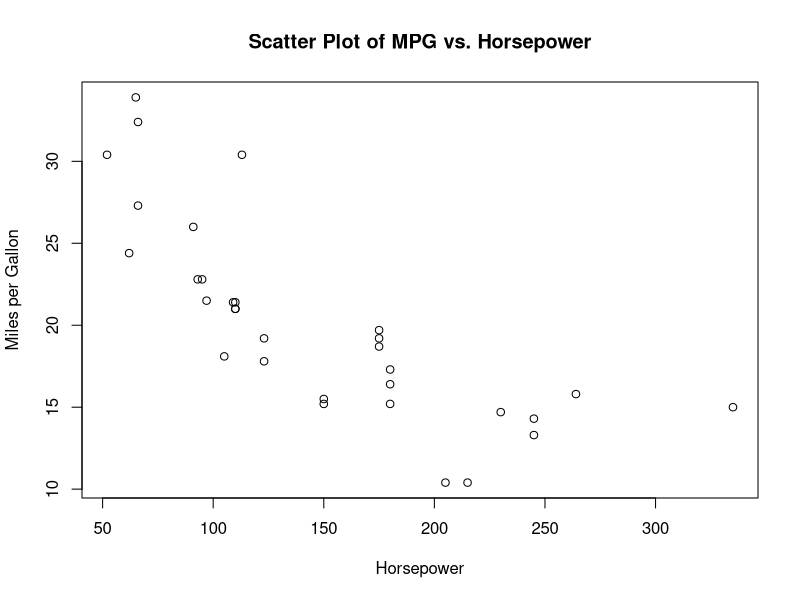
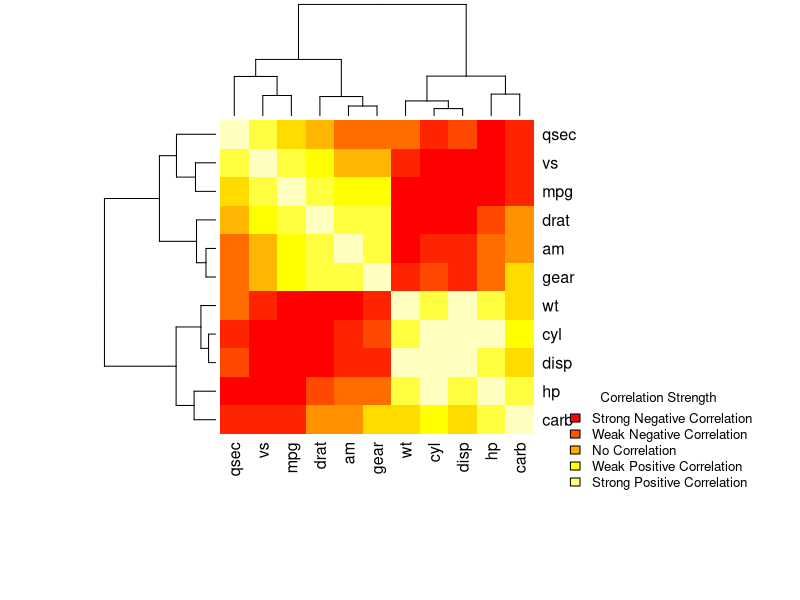

Write the R code that produced these figures, in order.
## ---- chunk 1
# Lecture 13: A real-world example of using R for data analysis

# In this lecture, we will work on a real-world example of using R for data analysis.
# We will load a dataset and perform some basic data exploration and analysis.

# Load the dataset

# The dataset we will be using is the "mtcars" dataset, which is a built-in dataset in R.
# The dataset contains information about various car models, including the number of cylinders, horsepower, and miles per gallon (mpg).

# Let's load the dataset and take a look at the first few rows.

# Load the mtcars dataset
data(mtcars)

# Display the first few rows of the dataset
head(mtcars)

# Check the structure of the dataset
str(mtcars)

# Summary of the dataset
summary(mtcars)

# These steps provide us with an overview of the dataset, including the column names, data types, and summary statistics.
# We can see that the dataset contains 32 observations and 11 variables.
# The variables include the number of cylinders, horsepower, and miles per gallon (mpg) of each car model.
# We can use this information to perform further analysis and visualization of the dataset.

# The dataset contains the following columns:'

# - mpg: Miles/(US) gallon
# - cyl: Number of cylinders
# - disp: Displacement (cu.in.)
# - hp: Gross horsepower
# - drat: Rear axle ratio
# - wt: Weight (1000 lbs)
# - qsec: 1/4 mile time
# - vs: V/S

# It is also possible to use the help function to get more information about the dataset (since it is a built-in dataset in R).

# Help on the mtcars dataset
help(mtcars)

# This provides additional information about the dataset, including the source and description of the dataset.

# Now that we have loaded and explored the dataset, we can perform further analysis and visualization to gain insights from the data.

# For example, we can create a scatter plot of miles per gallon (mpg) versus horsepower to see if there is a relationship between the two variables.

# Create a scatter plot of mpg vs. hp
plot(mtcars$hp, mtcars$mpg, xlab = "Horsepower", ylab = "Miles per Gallon", main = "Scatter Plot of MPG vs. Horsepower")

# The scatter plot shows the relationship between miles per gallon (mpg) and horsepower for the car models in the dataset.
# We can see that there is a negative relationship between the two variables, with higher horsepower values corresponding to lower miles per gallon values.
# The help page for the plot() function provides more information about customizing plots and adding labels and titles.
# It also informs us what the arguments are and how they can be used.
?plot

# We see that x and y are the variables to be plotted, xlab and ylab are the labels for the x and y axes, and main is the title of the plot.
# Again, the help function is a valuable resource for learning more about functions and how to use them in R.

# Let's continue exploring the dataset and performing further analysis to gain insights from the data.

# For instance we can calculate the correlation between the variables in the dataset.

# Calculate the correlation matrix
correlation_matrix <- cor(mtcars)

# Display the correlation matrix
print(correlation_matrix)

# It is clear that the correlation matrix provides information about the relationships between the variables in the dataset.
# We can see that some variables are positively correlated, while others are negatively correlated.

# We can also visualize the correlation matrix using a heatmap to better understand the relationships between the variables.

# Create a heatmap of the correlation matrix
heatmap(correlation_matrix, col = heat.colors(10), symm = TRUE, margins = c(10, 10))

# The heatmap provides a visual representation of the correlation matrix, with warmer colors indicating stronger positive correlations and cooler colors indicating stronger negative correlations.
# This visualization can help us identify patterns and relationships between the variables in the dataset.

# Let's add a legend to the heatmap to better understand the color scale.

# Add a legend to the heatmap
# Note that we can organize the code in a more readable way by breaking it into multiple lines.
# This makes it easier to understand and modify the code.
# The linebreaks can occur after commas or operators.
legend("bottomright",
    legend = c(
        "Strong Negative Correlation",
        "Weak Negative Correlation",
        "No Correlation",
        "Weak Positive Correlation",
        "Strong Positive Correlation"
    ),
    fill = heat.colors(5),
    bty = "n",
    ncol = 1,
    cex = 0.8,
    title = "Correlation Strength"
)
